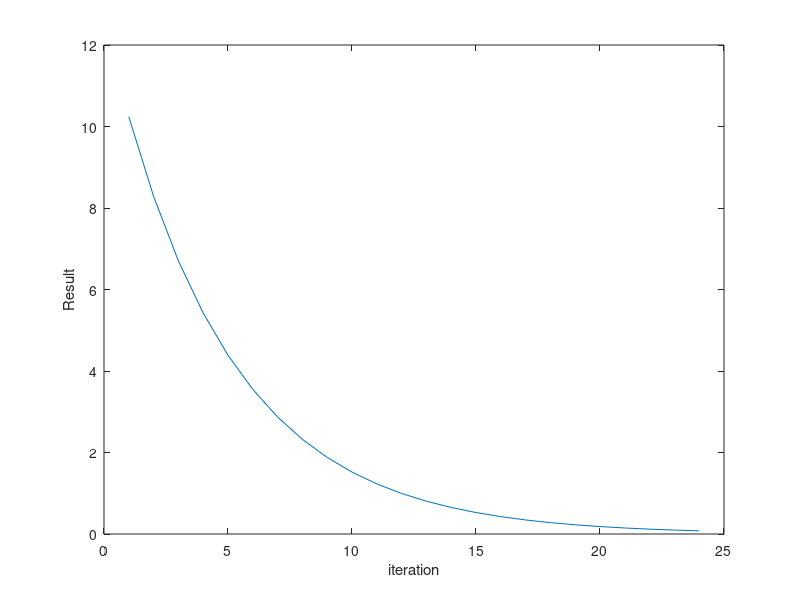

The MATLAB script that drew this image:
%Problem 2
clc;
clear;

b = randn(3,1);

%backtracking searching
beta = rand(1);
alpha = 0.5*rand(1);
t = 1;

%generate positive martix with different
%condition number 
a = 2*rand(3,3)-1 + 2*rand(3,3)-1;     
a = a+a';  
c = 2;%condition number              
[U, S, V] = svd(a);
S = diag(S);           
S = S(1)*( 1-((c-1)/c)*(S(1)-S)/(S(1)-S(end))) ;
S = diag(S);           
A = U*S*V';

p = randn(3,3);
q = randn(3,1);

x = (inv(p))*q;
result = [];
result(1) = norm((A*x - b),2)^2;
thresh = 0.01;

Gd1 = 2*A'*A*x - 2*A'*b;
Gd2 = 2*A'*A;
lambda = Gd1'*(inv(Gd2))*Gd1;
while (lambda/2)^2 > thresh
    Gd1 = 2*A'*A*x - 2*A'*b;
    Gd2 = 2*A'*A;
    lambda = Gd1'*(inv(Gd2))*Gd1;
    if(norm((A*(x - t*Gd1) - b),2)^2 > norm((A*x - b),2)^2 - alpha*t*(norm(Gd1,2)^2))
        t = beta*t;
    else
        x = x - t*(inv(Gd2))*Gd1;
        result = [result,norm((A*x - b),2)^2];
    end
end
plot(result,'-')
xlabel('iteration')
ylabel('Result')